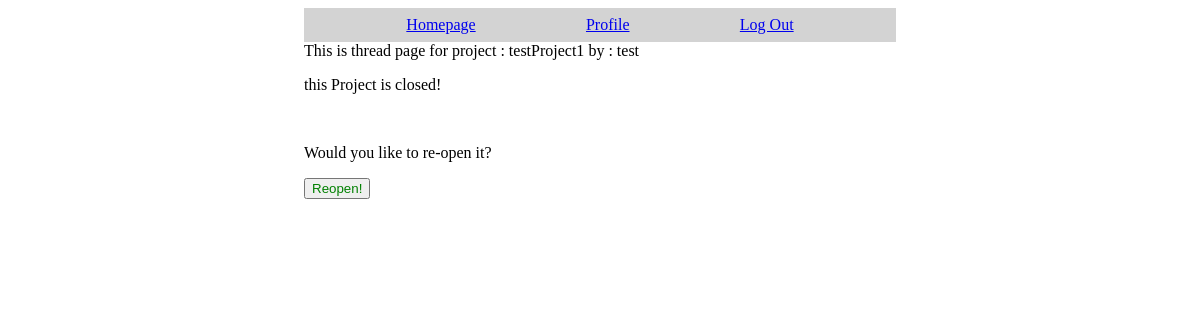
/projectThread.php?projectID=2 (signed in), run on an earlier commit of the app's database.
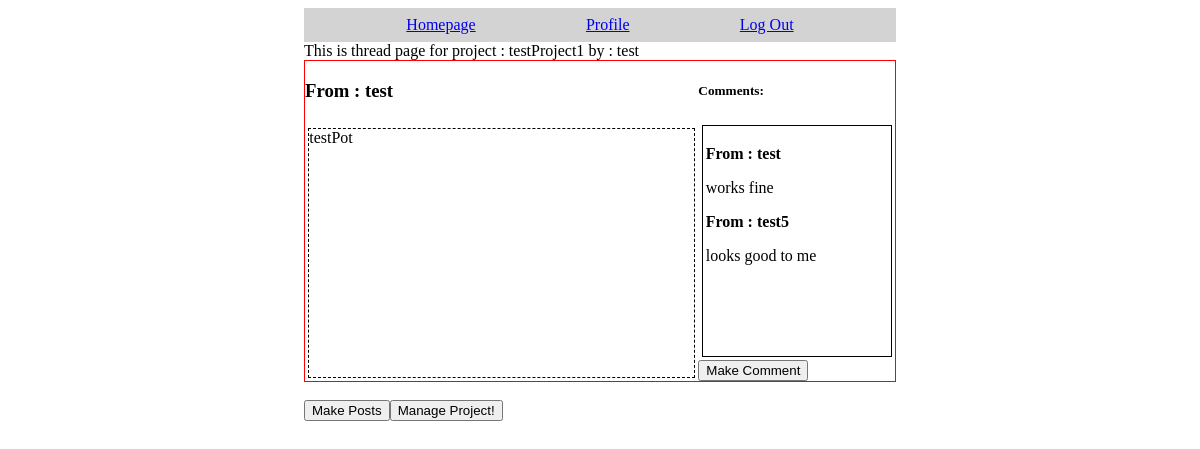
And on a later commit of the database.
### tables this page shows
CREATE TABLE `project` (
  `id` int(10) UNSIGNED NOT NULL,
  `opener` int(10) UNSIGNED NOT NULL,
  `name` varchar(255) NOT NULL,
  `isPublic` tinyint(1) NOT NULL DEFAULT 0,
  `isClosed` tinyint(1) NOT NULL DEFAULT 0,
  `dueDate` date DEFAULT NULL
);

CREATE TABLE `student` (
  `id` int(10) UNSIGNED NOT NULL,
  `username` varchar(255) NOT NULL,
  `password` varchar(255) NOT NULL,
  `firstName` varchar(255) NOT NULL,
  `lastName` varchar(255) NOT NULL,
  `email` varchar(255) DEFAULT NULL
);

CREATE TABLE `threadpost` (
  `id` int(10) UNSIGNED NOT NULL,
  `groupID` int(10) UNSIGNED NOT NULL,
  `authorID` int(10) UNSIGNED NOT NULL,
  `body` text NOT NULL
);

CREATE TABLE `comment` (
  `id` int(10) UNSIGNED NOT NULL,
  `authorID` int(10) UNSIGNED NOT NULL,
  `postID` int(10) UNSIGNED NOT NULL,
  `body` text NOT NULL
);

### projectThread.php (the view, shortened to what this page needs)
<?php
if (!isset($_SESSION["currentUser"])) {
    $currentUser = 'guest';
} else {
    $currentUser = $_SESSION["currentUser"];
}
?>
<html>
<head>
    <link rel="stylesheet" href="css/thread.css">
    <link rel="stylesheet" href="css/bodyMain.css">
</head>
<body>
    <div class="bodyMain">
        <?php include "navbar.php"; ?>
        This is thread page for project
        <?php
        $db = mysqli_connect('localhost', 'root', '') or die('Unable to connect. Check your connection parameters.');
        mysqli_select_db($db, 'projectSite') or die(mysqli_error($db));
        $projectID = $_GET['projectID'];
        $query = "SELECT * FROM project WHERE id =$projectID ;";
        $result = mysqli_query($db, $query) or die(mysqli_error($db));
        $projectData = mysqli_fetch_assoc($result);
        $projectName = $projectData["name"];
        $projectOpenerID = $projectData["opener"];
        $query = "SELECT username FROM student, project WHERE student.id = '$projectOpenerID'";
        $result = mysqli_query($db, $query) or die(mysqli_error($db));
        $projectOpener = mysqli_fetch_assoc($result)["username"];
        echo ": $projectName by : $projectOpener";
        $isCurrentUserMember = mysqli_num_rows(mysqli_query($db, "SELECT * FROM projectmembers WHERE groupID = $projectID AND memberID=$currentUser")) > 0;
        if (!$isCurrentUserMember && !$projectData["isPublic"]) {
            echo "<br>This is a private project. You need to be a member first to see the content<br>";
            echo "<a href='homepage.php'>Go back to homepage</a>";
        } else {
            function populateComment($currentDB, $currentPostID)
            {
                $findCommentsQuery = "SELECT * FROM comment WHERE postID = $currentPostID ORDER BY id ASC";
                $commentResult = mysqli_query($currentDB, $findCommentsQuery);
                while ($commentData = mysqli_fetch_assoc($commentResult)) {
                    echo "<div>";
                    $commentBody = $commentData["body"];
                    $commentAuthorID = $commentData["authorID"];
                    $findCommentAuthorQuery = "SELECT username FROM student WHERE id = $commentAuthorID";
                    $findCommentAuthorResult = mysqli_query($currentDB, $findCommentAuthorQuery) or die(mysqli_error($currentDB));
                    $authorName = mysqli_fetch_assoc($findCommentAuthorResult)["username"];
                    echo "<p style ='padding:0px;'><strong>From : $authorName</strong></p>";
                    echo "<p style ='padding:0px;'>$commentBody</p>";
                    echo "</div>";
                }
            }
            $getAllPostQuery = "SELECT * FROM threadpost WHERE groupID = $projectID";
            $posts = mysqli_query($db, $getAllPostQuery) or die(mysqli_error($db));
            while ($postData = mysqli_fetch_assoc($posts)) {
                $body = $postData["body"];
                $authorID = $postData["authorID"];
                $findAuthorQuery = "SELECT username FROM student WHERE id = $authorID";
                $findAuthorResult = mysqli_query($db, $findAuthorQuery) or die(mysqli_error($db));
                $authorName = mysqli_fetch_assoc($findAuthorResult)["username"];
                $postID = $postData['id'];
                echo "<div class='postDiv'>
                <div class='postBodyDiv'>
                    <h3>From : $authorName</h3>
                    <p>$body</p>
                </div>
                <div class='interactionDiv'>
                    <h5>Comments:</h5>
                    <div class='commentDiv'>";
                populateComment($db, $postID);
                echo        "</div>";
                echo "      <div>";
                if ($currentUser == 'guest') {
                    echo         "Log in to interact with this post!";
                } else if (mysqli_num_rows(mysqli_query($db, "SELECT * FROM projectmembers WHERE groupID = $projectID AND memberID=$currentUser")) > 0) {
                    echo        "<a href='addComment.php?postID=$postID'><button>Make Comment</button></a>";
                } else {
                    echo         "You need to be a member to leave comments! ";
                }
                echo "      </div>";
                echo    "</div>";
                echo    "</div>";
            }
            if ($projectData["isClosed"]) {
                echo "<p>this Project is closed!</p>";
                if (mysqli_num_rows(mysqli_query($db, "SELECT * FROM projectmembers WHERE groupID = $projectID AND memberID=$currentUser")) > 0) {
                    echo "<br> <p>Would you like to re-open it? </p> <form action='?action=reopen&projectID=$projectID' method='post'><input type='text' name='projectID' value='$projectID' hidden><button style='color: green;'>Reopen!</button></form> ";
                }
            } else if ($currentUser == 'guest') {
                echo "Log in to make Post!";
            } else if ($isCurrentUserMember) {
                echo        "<br><button id='postButton'>Make Posts</button>";
                echo "<a href='manageProject.php?projectID=$projectID'><button>Manage Project!</button></a>";
            } else {
                echo "You need to be a member to make post! ";
            }
        }
        ?>
    </div>
</body>
</html>

### navbar.php (shortened to what this page needs)
<link rel="stylesheet" href="css/navbar.css">
<div id="navBar">
    <a href="homepage.php">Homepage</a>
    <?php
    if (!isset($_SESSION["currentUser"])) {
        echo  "<a href='login.php'>Log in</a>
                    <a href='signup.php'>Sign up</a>";
    } else {
        $currentUserID = $_SESSION["currentUser"];
        echo " <a href='profile.php?student=$currentUserID'>Profile</a>
                    <a href='logout.php'>Log Out</a>";
    }
    ?>
</div>

### css/thread.css (style rules this page uses)
.postDiv { display: flex; flex-direction: row; height: 20rem; max-width: 100%; border: solid red 1px; }
.postBodyDiv { flex: 2; display: grid; grid-template-rows: 1fr 4fr; }
.postBodyDiv>p { border: dashed black 1px; margin: 0.2rem; bottom: 0px; }
.interactionDiv { display: flex; flex-direction: column; flex: 1; }
.commentDiv { flex: 5; overflow: scroll; border: solid black 1px; margin: 0.2rem; padding: 0.2rem; }

### css/bodyMain.css (style rules this page uses)
.bodyMain { width: 50%; display: relative; translate: 50%; }

### css/navbar.css (style rules this page uses)
#navBar { width: 100%; background-color: lightgray; text-align: center; display: flex; justify-content: space-evenly; }
#navBar>a { padding: 0.5rem; }

What changed in the data, as far as the page shows it:
changed project "testProject1": isClosed 1 → 0 (drawn)
added threadpost: authorID.username "test", body "testPot"
added comment: authorID.username "test", body "works fine"
added comment: authorID.username "test5", body "looks good to me"
Also different on the page:
text no longer shown: "this Project is closed! Would you like to re-open it? Reopen!"
text now shown: "Make Posts Manage Project!"
